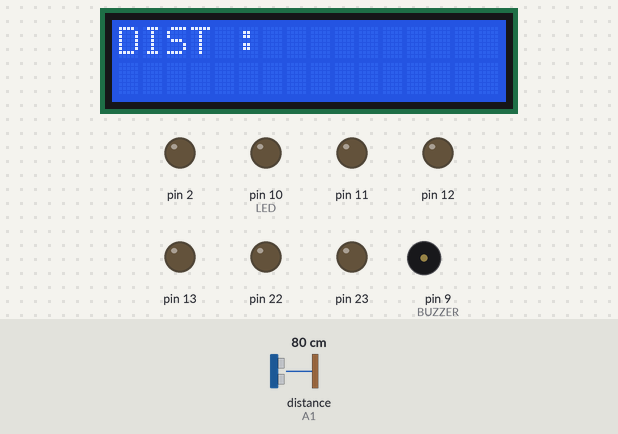
Simulated run of this sketch. Board: Arduino Uno, built with avr-gcc and run on an emulated ATmega328P. On the bench: 16×2 character LCD, output pins drawn as LEDs (lit = HIGH), buzzer (waves = sounding). Wiring (inferred from the names in the program): ultrasonic range finder: trigger A0; echo A1. Dashed ring = blinking. The inputs (shaded band) are chosen by the test bench; at power-on: distance to the obstacle (sensor on A1) 80 cm. The echo pulse lasts 58.3 µs per cm; pins used as bus, display or sensor lines are not drawn; what the sketch prints to the serial monitor is not drawn.

Above: at 1.2 s.
1.3 s: distance to the obstacle (sensor on A1) set to 7 cm
At 1.71 s:
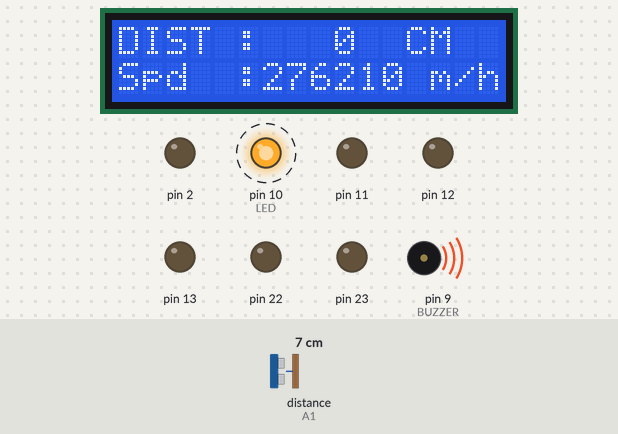
3.0 s: distance to the obstacle (sensor on A1) set to 2 cm
At 4.0 s:
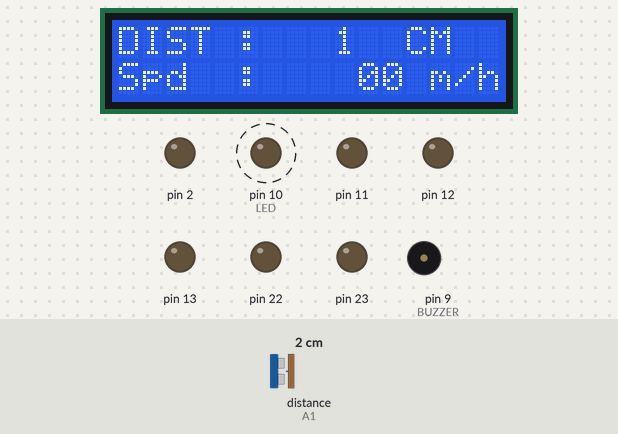
4.5 s: distance to the obstacle (sensor on A1) set to 18 cm
At 17.4 s:
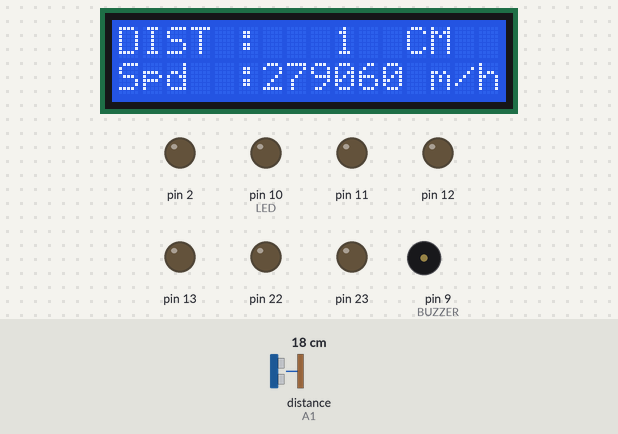
Timing chart, 0 to 28.6 s (numbered marks = the images above; inputs shaded):
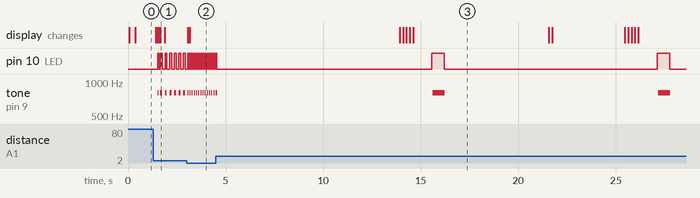

Measured:
- after the input at 1.3 s, pin 10 (LED): alternates HIGH for 0.10 s and LOW for 0.14 s, starting after 0.22 s; tone on pin 9 (BUZZER): alternates 800 Hz for 0.10 s and silent for 0.14 s, starting after 0.22 s
- after the input at 3.0 s, pin 10 (LED): alternates HIGH for 0.05 s and LOW for 0.06 s, starting after 0.10 s; tone on pin 9 (BUZZER): alternates 800 Hz for 0.05 s and silent for 0.06 s, starting after 0.10 s; the display: first changes after 0.05 s (image 2 shows a later state)
- after the input at 4.5 s, the display: first changes after 9.4 s (image 3 shows a later state)

The sketch:

proj1.ino
```cpp
#include <MsTimer2.h>
#include <LiquidCrystal.h>
#include <stdio.h>
#include <string.h>
#include <stdlib.h>


#define trigPin  A0
#define echoPin  A1
#define BUZZER   9
#define LED      10

#define ring() tone(BUZZER, 800)

const int rs = 3, en = 4, d4 = 5, d5 = 6, d6 = 7, d7 = 8;


LiquidCrystal lcd(rs, en, d4, d5, d6, d7);

int ad_buf1, ad_buf2;
char d_buf[20]; // 거리1
char d_buf2[20]; // 거리2
char d_buf3[20];
long dist1, dist2, distance;
long spd; // 속력
long time, t;


void time2_irq()
{

  // 거리2 측정
  digitalWrite(trigPin,HIGH);
  delayMicroseconds(10);
  digitalWrite(trigPin,LOW);

  time = pulseIn(echoPin,HIGH);
  distance = time / 58;
  time += time;
}


void setup() {
  pinMode(trigPin, OUTPUT);
  pinMode(echoPin, INPUT);

  DDRD = 0xff;
  DDRB = 0xff;
  PORTD = 0x00;
  PORTB = 0x00;

  Serial.begin(9600);
  //pinMode(BUZZER,OUTPUT);
  lcd.begin(16,2);

  do
  {
    // 거리2 측정
    digitalWrite(trigPin,HIGH);
    delayMicroseconds(10);
    digitalWrite(trigPin,LOW);

    dist1 = pulseIn(echoPin,HIGH) / 58;
  }while(dist1 > 1000);

  MsTimer2::set(1, time2_irq);
  MsTimer2::start();


}

void loop() {

  // do
  // {
  //   // 거리 1 측정
  //   digitalWrite(trigPin,HIGH);
  //   delayMicroseconds(10);
  //   digitalWrite(trigPin,LOW);

  //   dist1 = pulseIn(echoPin,HIGH) / 58;
  // }
  // while(dist1 > 1000);

  // do
  // {
  //   // 거리2 측정
  //   digitalWrite(trigPin,HIGH);
  //   delayMicroseconds(10);
  //   digitalWrite(trigPin,LOW);

  //   dist2 = pulseIn(echoPin,HIGH) / 58;
  // }while(dist2 > 1000);

  do
  {
    dist2 = distance;
    t = time;
  } while(dist2 > 1000);

  // 거리출력
  Serial.print(dist2,DEC); //DEC == 10진수
  Serial.println("CM");
  lcd.setCursor(0, 0);
  sprintf(d_buf,"DIST :%4d  CM",dist1);
  lcd.print(d_buf);

  // 속력출력 -- 추후 시간 조정 필요

  // 속력 계산
  if(dist1>dist2) spd = ((dist1-dist2)*3600000/time);
  else spd = ((dist2-dist1)*3600000/time);
  // time = 0;
  // 출력
  lcd.setCursor(0, 1);
  sprintf(d_buf2,"Spd  :%5d",spd);
  lcd.print(d_buf2);
  lcd.setCursor(13,1);
  sprintf(d_buf3,"m/h");
  lcd.write(d_buf3);

  // led & buzze
  if (dist2 < 5) {
    digitalWrite(LED, 1);
    ring();
    delay(50);
    digitalWrite(LED, 0);
    noTone(BUZZER);
    delay(50);
  }
  else if (dist2 < 10) {
    digitalWrite(LED, 1);
    ring();
    delay(100);
    digitalWrite(LED, 0);
    noTone(BUZZER);
    delay(100);
  } else if (dist2 < 30) {
    digitalWrite(LED, 1);
    ring();
    delay(500);
    digitalWrite(LED, 0);
    noTone(BUZZER);
    delay(500);
  } else delay (500);

  dist1 = dist2;
}
```
